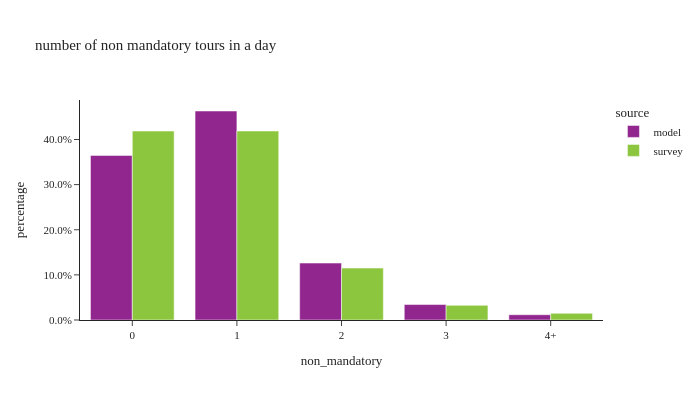

Notebook code cell kept with this figure:
### Code cell
util.plot_share_barchart(per_data, 'person_weight', 'non_mandatory', 
                        "number of non mandatory tours in a day", height=400, width=700)

### Figure 1 — Plotly figure (JSON) as saved in the notebook; plotly's stock layout.template omitted (floating-point values rounded to 4 significant figures)
{"data": [{"alignmentgroup": "True", "customdata": [[1248659], [1585796], [432144], [117214], [40093]], "hovertemplate": "source=model<br>non_mandatory=%{x}<br>percentage=%{y}<br>sample_size=%{customdata[0]}<extra></extra>", "legendgroup": "model", "marker": {"color": "#91268F", "pattern": {"shape": ""}}, "name": "model", "offsetgroup": "model", "orientation": "v", "showlegend": true, "textposition": "auto", "type": "bar", "x": ["0", "1", "2", "3", "4+"], "xaxis": "x", "y": [0.3647, 0.4632, 0.1262, 0.03423, 0.01171], "yaxis": "y"}, {"alignmentgroup": "True", "customdata": [[1747], [2113], [671], [194], [81]], "hovertemplate": "source=survey<br>non_mandatory=%{x}<br>percentage=%{y}<br>sample_size=%{customdata[0]}<extra></extra>", "legendgroup": "survey", "marker": {"color": "#8CC63E", "pattern": {"shape": ""}}, "name": "survey", "offsetgroup": "survey", "orientation": "v", "showlegend": true, "textposition": "auto", "type": "bar", "x": ["0", "1", "2", "3", "4+"], "xaxis": "x", "y": [0.4187, 0.4189, 0.1151, 0.03252, 0.01483], "yaxis": "y"}], "layout": {"barmode": "group", "height": 400, "legend": {"title": {"text": "source"}, "tracegroupgap": 0}, "title": {"text": "number of non mandatory tours in a day"}, "width": 700, "xaxis": {"anchor": "y", "domain": [0.0, 1.0], "title": {"text": "non_mandatory"}}, "yaxis": {"anchor": "x", "domain": [0.0, 1.0], "tickformat": ".1%", "title": {"text": "percentage"}}}}
